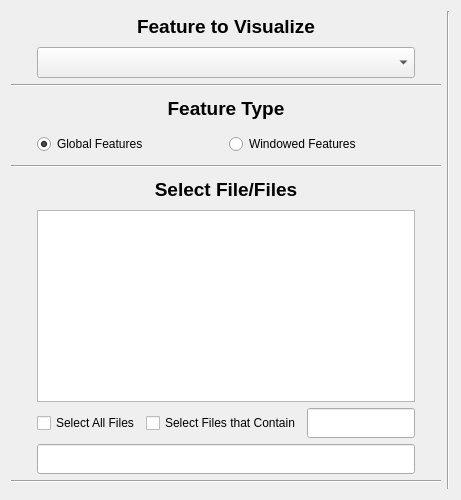
       <widget class="QWidget" name="gridLayoutWidget">
        <layout class="QGridLayout" name="GLayout_1">
         <item row="4" column="1">
          <layout class="QHBoxLayout" name="Feature_Type_HLayout">
           <item>
            <widget class="QRadioButton" name="static_radio">
             <property name="sizePolicy">
              <sizepolicy hsizetype="Preferred" vsizetype="Preferred">
               <horstretch>0</horstretch>
               <verstretch>0</verstretch>
              </sizepolicy>
             </property>
             <property name="minimumSize">
              <size>
               <width>0</width>
               <height>30</height>
              </size>
             </property>
             <property name="maximumSize">
              <size>
               <width>16777215</width>
               <height>60</height>
              </size>
             </property>
             <property name="text">
              <string>Global Features</string>
             </property>
             <property name="checked">
              <bool>true</bool>
             </property>
             <attribute name="buttonGroup">
              <string notr="true">buttonGroup</string>
             </attribute>
            </widget>
           </item>
           <item>
            <widget class="QRadioButton" name="dynamic_radio">
             <property name="sizePolicy">
              <sizepolicy hsizetype="Preferred" vsizetype="Preferred">
               <horstretch>0</horstretch>
               <verstretch>0</verstretch>
              </sizepolicy>
             </property>
             <property name="minimumSize">
              <size>
               <width>0</width>
               <height>30</height>
              </size>
             </property>
             <property name="maximumSize">
              <size>
               <width>16777215</width>
               <height>60</height>
              </size>
             </property>
             <property name="text">
              <string>Windowed Features</string>
             </property>
             <attribute name="buttonGroup">
              <string notr="true">buttonGroup</string>
             </attribute>
            </widget>
           </item>
          </layout>
         </item>
         <item row="8" column="1">
          <layout class="QHBoxLayout" name="Files_HLayout">
           <item>
            <widget class="QCheckBox" name="select_all_checkbox">
             <property name="sizePolicy">
              <sizepolicy hsizetype="Preferred" vsizetype="Preferred">
               <horstretch>0</horstretch>
               <verstretch>0</verstretch>
              </sizepolicy>
             </property>
             <property name="minimumSize">
              <size>
               <width>0</width>
               <height>30</height>
              </size>
             </property>
             <property name="maximumSize">
              <size>
               <width>16777215</width>
               <height>60</height>
              </size>
             </property>
             <property name="text">
              <string>Select All Files</string>
             </property>
            </widget>
           </item>
           <item>
            <widget class="QCheckBox" name="select_pattern_checkbox">
             <property name="sizePolicy">
              <sizepolicy hsizetype="Preferred" vsizetype="Preferred">
               <horstretch>0</horstretch>
               <verstretch>0</verstretch>
              </sizepolicy>
             </property>
             <property name="minimumSize">
              <size>
               <width>0</width>
               <height>30</height>
              </size>
             </property>
             <property name="maximumSize">
              <size>
               <width>16777215</width>
               <height>60</height>
              </size>
             </property>
             <property name="text">
              <string>Select Files that Contain</string>
             </property>
            </widget>
           </item>
           <item>
            <widget class="QLineEdit" name="select_pattern_input">
             <property name="sizePolicy">
              <sizepolicy hsizetype="Preferred" vsizetype="Preferred">
               <horstretch>0</horstretch>
               <verstretch>0</verstretch>
              </sizepolicy>
             </property>
             <property name="minimumSize">
              <size>
               <width>0</width>
               <height>30</height>
              </size>
             </property>
             <property name="maximumSize">
              <size>
               <width>16777215</width>
               <height>60</height>
              </size>
             </property>
            </widget>
           </item>
          </layout>
         </item>
         <item row="6" column="0" colspan="3">
          <widget class="QLabel" name="filename_label">
           <property name="sizePolicy">
            <sizepolicy hsizetype="Preferred" vsizetype="Preferred">
             <horstretch>0</horstretch>
             <verstretch>0</verstretch>
            </sizepolicy>
           </property>
           <property name="minimumSize">
            <size>
             <width>0</width>
             <height>30</height>
            </size>
           </property>
           <property name="maximumSize">
            <size>
             <width>16777215</width>
             <height>60</height>
            </size>
           </property>
           <property name="font">
            <font>
             <pointsize>14</pointsize>
             <weight>75</weight>
             <bold>true</bold>
            </font>
           </property>
           <property name="text">
            <string>Select File/Files</string>
           </property>
           <property name="alignment">
            <set>Qt::AlignCenter</set>
           </property>
          </widget>
         </item>
         <item row="7" column="1">
          <widget class="QListWidget" name="all_files_list">
           <property name="sizePolicy">
            <sizepolicy hsizetype="Expanding" vsizetype="Expanding">
             <horstretch>0</horstretch>
             <verstretch>0</verstretch>
            </sizepolicy>
           </property>
           <property name="minimumSize">
            <size>
             <width>200</width>
             <height>100</height>
            </size>
           </property>
           <property name="font">
            <font>
             <family>Calibri</family>
             <pointsize>14</pointsize>
             <italic>true</italic>
            </font>
           </property>
           <property name="selectionMode">
            <enum>QAbstractItemView::MultiSelection</enum>
           </property>
          </widget>
         </item>
         <item row="0" column="3" rowspan="12">
          <widget class="Line" name="line_1">
           <property name="orientation">
            <enum>Qt::Vertical</enum>
           </property>
          </widget>
         </item>
         <item row="4" column="2">
          <spacer name="HSpacer_4">
           <property name="orientation">
            <enum>Qt::Horizontal</enum>
           </property>
           <property name="sizeType">
            <enum>QSizePolicy::Fixed</enum>
           </property>
           <property name="sizeHint" stdset="0">
            <size>
             <width>20</width>
             <height>20</height>
            </size>
           </property>
          </spacer>
         </item>
         <item row="3" column="0" colspan="3">
          <widget class="QLabel" name="feature_label2">
           <property name="sizePolicy">
            <sizepolicy hsizetype="Preferred" vsizetype="Preferred">
             <horstretch>0</horstretch>
             <verstretch>0</verstretch>
            </sizepolicy>
           </property>
           <property name="minimumSize">
            <size>
             <width>0</width>
             <height>30</height>
            </size>
           </property>
           <property name="maximumSize">
            <size>
             <width>16777215</width>
             <height>60</height>
            </size>
           </property>
           <property name="font">
            <font>
             <pointsize>14</pointsize>
             <weight>75</weight>
             <bold>true</bold>
            </font>
           </property>
           <property name="text">
            <string>Feature Type</string>
           </property>
           <property name="alignment">
            <set>Qt::AlignCenter</set>
           </property>
          </widget>
         </item>
         <item row="5" column="0" colspan="3">
          <widget class="Line" name="line_4">
           <property name="orientation">
            <enum>Qt::Horizontal</enum>
           </property>
          </widget>
         </item>
         <item row="1" column="1">
          <widget class="QComboBox" name="feature_combo">
           <property name="sizePolicy">
            <sizepolicy hsizetype="Preferred" vsizetype="Preferred">
             <horstretch>0</horstretch>
             <verstretch>0</verstretch>
            </sizepolicy>
           </property>
           <property name="minimumSize">
            <size>
             <width>200</width>
             <height>30</height>
            </size>
           </property>
           <property name="maximumSize">
            <size>
             <width>16777215</width>
             <height>60</height>
            </size>
           </property>
           <property name="font">
            <font>
             <pointsize>14</pointsize>
            </font>
           </property>
          </widget>
         </item>
         <item row="1" column="0">
          <spacer name="HSpacer">
           <property name="orientation">
            <enum>Qt::Horizontal</enum>
           </property>
           <property name="sizeType">
            <enum>QSizePolicy::Fixed</enum>
           </property>
           <property name="sizeHint" stdset="0">
            <size>
             <width>20</width>
             <height>20</height>
            </size>
           </property>
          </spacer>
         </item>
         <item row="4" column="0">
          <spacer name="HSpacer_3">
           <property name="orientation">
            <enum>Qt::Horizontal</enum>
           </property>
           <property name="sizeType">
            <enum>QSizePolicy::Fixed</enum>
           </property>
           <property name="sizeHint" stdset="0">
            <size>
             <width>20</width>
             <height>20</height>
            </size>
           </property>
          </spacer>
         </item>
         <item row="7" column="0" rowspan="3">
          <spacer name="HSpacer_6">
           <property name="orientation">
            <enum>Qt::Horizontal</enum>
           </property>
           <property name="sizeType">
            <enum>QSizePolicy::Fixed</enum>
           </property>
           <property name="sizeHint" stdset="0">
            <size>
             <width>20</width>
             <height>20</height>
            </size>
           </property>
          </spacer>
         </item>
         <item row="0" column="0" colspan="3">
          <widget class="QLabel" name="feature_label1">
           <property name="sizePolicy">
            <sizepolicy hsizetype="Preferred" vsizetype="Preferred">
             <horstretch>0</horstretch>
             <verstretch>0</verstretch>
            </sizepolicy>
           </property>
           <property name="minimumSize">
            <size>
             <width>0</width>
             <height>30</height>
            </size>
           </property>
           <property name="maximumSize">
            <size>
             <width>16777215</width>
             <height>60</height>
            </size>
           </property>
           <property name="font">
            <font>
             <pointsize>14</pointsize>
             <weight>75</weight>
             <bold>true</bold>
            </font>
           </property>
           <property name="text">
            <string>Feature to Visualize</string>
           </property>
           <property name="alignment">
            <set>Qt::AlignCenter</set>
           </property>
          </widget>
         </item>
         <item row="7" column="2" rowspan="3">
          <spacer name="HSpacer_10">
           <property name="orientation">
            <enum>Qt::Horizontal</enum>
           </property>
           <property name="sizeType">
            <enum>QSizePolicy::Fixed</enum>
           </property>
           <property name="sizeHint" stdset="0">
            <size>
             <width>20</width>
             <height>20</height>
            </size>
           </property>
          </spacer>
         </item>
         <item row="10" column="0" colspan="3">
          <widget class="Line" name="line_5">
           <property name="orientation">
            <enum>Qt::Horizontal</enum>
           </property>
          </widget>
         </item>
         <item row="2" column="0" colspan="3">
          <widget class="Line" name="line_2">
           <property name="orientation">
            <enum>Qt::Horizontal</enum>
           </property>
          </widget>
         </item>
         <item row="9" column="1">
          <widget class="QLineEdit" name="selected_file_lineedit">
           <property name="sizePolicy">
            <sizepolicy hsizetype="Preferred" vsizetype="Preferred">
             <horstretch>0</horstretch>
             <verstretch>0</verstretch>
            </sizepolicy>
           </property>
           <property name="minimumSize">
            <size>
             <width>0</width>
             <height>30</height>
            </size>
           </property>
           <property name="maximumSize">
            <size>
             <width>16777215</width>
             <height>60</height>
            </size>
           </property>
           <property name="alignment">
            <set>Qt::AlignCenter</set>
           </property>
           <property name="readOnly">
            <bool>true</bool>
           </property>
          </widget>
         </item>
         <item row="1" column="2">
          <spacer name="HSpacer_2">
           <property name="orientation">
            <enum>Qt::Horizontal</enum>
           </property>
           <property name="sizeType">
            <enum>QSizePolicy::Fixed</enum>
           </property>
           <property name="sizeHint" stdset="0">
            <size>
             <width>20</width>
             <height>20</height>
            </size>
           </property>
          </spacer>
         </item>
        </layout>
       </widget>
